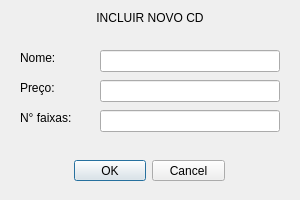
<?xml version="1.0" encoding="UTF-8"?>
<ui version="4.0">
 <class>IncluirCD</class>
 <widget class="QDialog" name="IncluirCD">
  <property name="geometry">
   <rect>
    <x>0</x>
    <y>0</y>
    <width>300</width>
    <height>200</height>
   </rect>
  </property>
  <property name="windowTitle">
   <string>Dialog</string>
  </property>
  <widget class="QDialogButtonBox" name="buttonBox">
   <property name="geometry">
    <rect>
     <x>74</x>
     <y>160</y>
     <width>151</width>
     <height>21</height>
    </rect>
   </property>
   <property name="orientation">
    <enum>Qt::Horizontal</enum>
   </property>
   <property name="standardButtons">
    <set>QDialogButtonBox::Cancel|QDialogButtonBox::Ok</set>
   </property>
  </widget>
  <widget class="QLabel" name="label">
   <property name="geometry">
    <rect>
     <x>0</x>
     <y>10</y>
     <width>300</width>
     <height>15</height>
    </rect>
   </property>
   <property name="text">
    <string>INCLUIR NOVO CD</string>
   </property>
   <property name="alignment">
    <set>Qt::AlignCenter</set>
   </property>
  </widget>
  <widget class="QLabel" name="label_nome">
   <property name="geometry">
    <rect>
     <x>20</x>
     <y>50</y>
     <width>49</width>
     <height>16</height>
    </rect>
   </property>
   <property name="text">
    <string>Nome:</string>
   </property>
  </widget>
  <widget class="QLabel" name="label_preco">
   <property name="geometry">
    <rect>
     <x>20</x>
     <y>80</y>
     <width>49</width>
     <height>16</height>
    </rect>
   </property>
   <property name="text">
    <string>Preço:</string>
   </property>
  </widget>
  <widget class="QLabel" name="label_faixas">
   <property name="geometry">
    <rect>
     <x>20</x>
     <y>110</y>
     <width>71</width>
     <height>16</height>
    </rect>
   </property>
   <property name="text">
    <string>N° faixas:</string>
   </property>
  </widget>
  <widget class="QLineEdit" name="lineEdit_nome">
   <property name="geometry">
    <rect>
     <x>100</x>
     <y>50</y>
     <width>180</width>
     <height>22</height>
    </rect>
   </property>
  </widget>
  <widget class="QLineEdit" name="lineEdit_preco">
   <property name="geometry">
    <rect>
     <x>100</x>
     <y>80</y>
     <width>180</width>
     <height>22</height>
    </rect>
   </property>
  </widget>
  <widget class="QLineEdit" name="lineEdit_faixas">
   <property name="geometry">
    <rect>
     <x>100</x>
     <y>110</y>
     <width>180</width>
     <height>22</height>
    </rect>
   </property>
  </widget>
 </widget>
 <resources/>
 <connections>
  <connection>
   <sender>buttonBox</sender>
   <signal>accepted()</signal>
   <receiver>IncluirCD</receiver>
   <slot>accept()</slot>
   <hints>
    <hint type="sourcelabel">
     <x>248</x>
     <y>254</y>
    </hint>
    <hint type="destinationlabel">
     <x>157</x>
     <y>274</y>
    </hint>
   </hints>
  </connection>
  <connection>
   <sender>buttonBox</sender>
   <signal>rejected()</signal>
   <receiver>IncluirCD</receiver>
   <slot>reject()</slot>
   <hints>
    <hint type="sourcelabel">
     <x>316</x>
     <y>260</y>
    </hint>
    <hint type="destinationlabel">
     <x>286</x>
     <y>274</y>
    </hint>
   </hints>
  </connection>
 </connections>
</ui>
